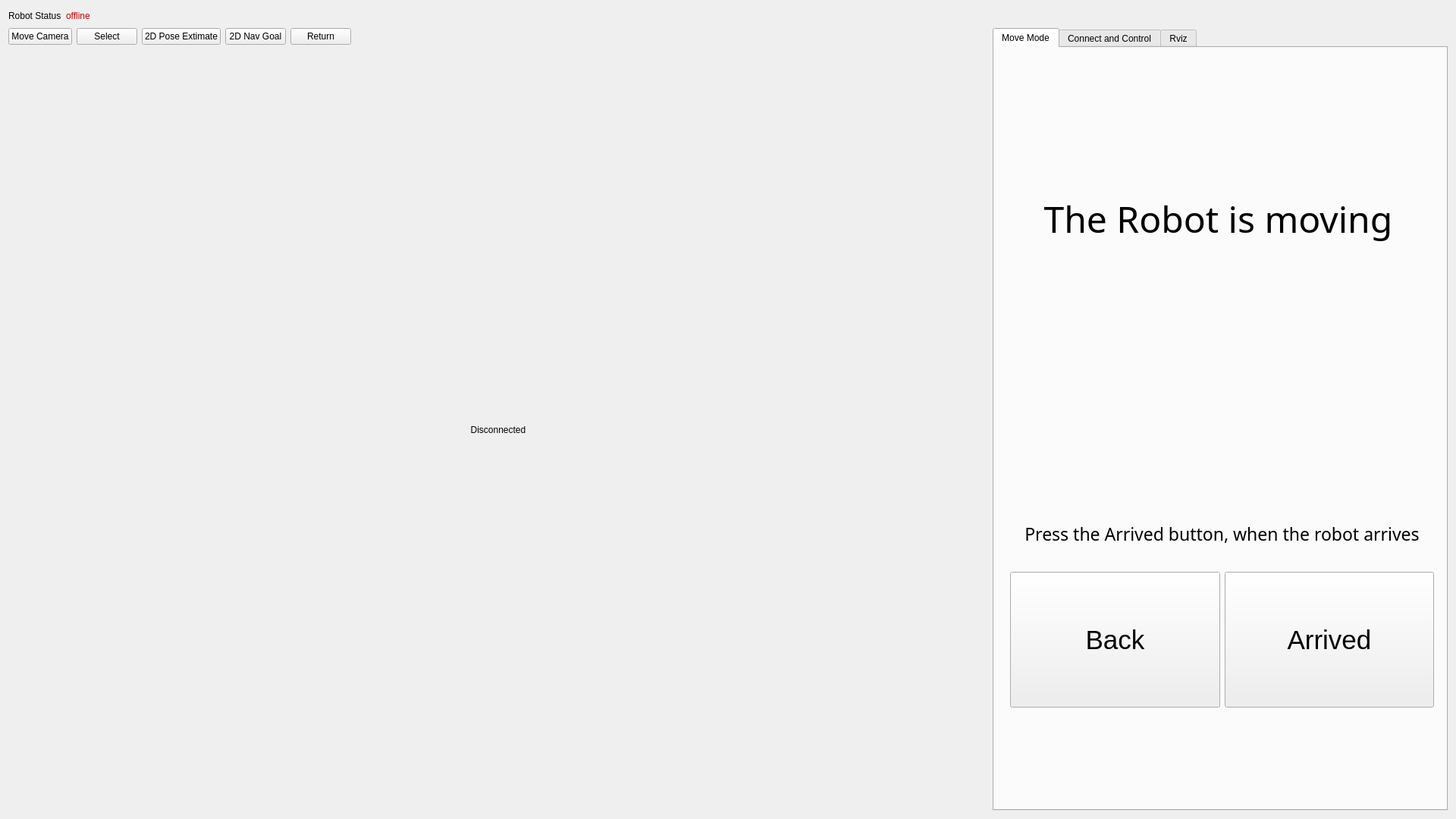
<?xml version="1.0" encoding="UTF-8"?>
<ui version="4.0">
 <class>MainWindow</class>
 <widget class="QMainWindow" name="MainWindow">
  <property name="geometry">
   <rect>
    <x>0</x>
    <y>0</y>
    <width>1920</width>
    <height>1080</height>
   </rect>
  </property>
  <property name="windowTitle">
   <string>ROS_RVIZ_QT</string>
  </property>
  <widget class="QWidget" name="centralWidget">
   <layout class="QGridLayout" name="gridLayout">
    <item row="0" column="0">
     <layout class="QVBoxLayout" name="verticalLayout_2">
      <item>
       <layout class="QHBoxLayout" name="horizontalLayout_2">
        <item>
         <widget class="QLabel" name="robto_status">
          <property name="text">
           <string>Robot Status</string>
          </property>
         </widget>
        </item>
        <item>
         <widget class="QLabel" name="robot_status_ind">
          <property name="text">
           <string>&lt;html&gt;&lt;head/&gt;&lt;body&gt;&lt;p&gt;&lt;span style=&quot; color:#c80003;&quot;&gt;offline&lt;/span&gt;&lt;/p&gt;&lt;/body&gt;&lt;/html&gt;</string>
          </property>
         </widget>
        </item>
        <item>
         <widget class="QLabel" name="robot_status_img">
          <property name="text">
           <string/>
          </property>
          <property name="pixmap">
           <pixmap>../resources/images/offline.png</pixmap>
          </property>
         </widget>
        </item>
        <item>
         <spacer name="horizontalSpacer">
          <property name="orientation">
           <enum>Qt::Horizontal</enum>
          </property>
          <property name="sizeHint" stdset="0">
           <size>
            <width>40</width>
            <height>20</height>
           </size>
          </property>
         </spacer>
        </item>
       </layout>
      </item>
      <item>
       <layout class="QHBoxLayout" name="horizontalLayout_3">
        <item>
         <layout class="QVBoxLayout" name="verticalLayout_3">
          <item>
           <layout class="QVBoxLayout" name="verticalLayout_4">
            <item>
             <layout class="QHBoxLayout" name="horizontalLayout_4">
              <item>
               <widget class="QPushButton" name="move_camera_btn">
                <property name="text">
                 <string>Move Camera</string>
                </property>
                <property name="icon">
                 <iconset>
                  <normaloff>../resources/images/classes/MoveCamera.png</normaloff>../resources/images/classes/MoveCamera.png</iconset>
                </property>
               </widget>
              </item>
              <item>
               <widget class="QPushButton" name="select_btn">
                <property name="text">
                 <string>Select</string>
                </property>
                <property name="icon">
                 <iconset>
                  <normaloff>../resources/images/classes/Select.png</normaloff>../resources/images/classes/Select.png</iconset>
                </property>
               </widget>
              </item>
              <item>
               <widget class="QPushButton" name="set_pos_btn">
                <property name="text">
                 <string>2D Pose Extimate</string>
                </property>
                <property name="icon">
                 <iconset>
                  <normaloff>../resources/images/classes/Pose.png</normaloff>../resources/images/classes/Pose.png</iconset>
                </property>
               </widget>
              </item>
              <item>
               <widget class="QPushButton" name="set_nav_btn">
                <property name="text">
                 <string>2D Nav Goal</string>
                </property>
                <property name="icon">
                 <iconset>
                  <normaloff>../resources/images/classes/SetInitialPose.png</normaloff>../resources/images/classes/SetInitialPose.png</iconset>
                </property>
               </widget>
              </item>
              <item>
               <widget class="QPushButton" name="return_btn">
                <property name="text">
                 <string>Return</string>
                </property>
                <property name="icon">
                 <iconset>
                  <normaloff>../resources/images/return.png</normaloff>../resources/images/return.png</iconset>
                </property>
               </widget>
              </item>
              <item>
               <spacer name="horizontalSpacer_2">
                <property name="orientation">
                 <enum>Qt::Horizontal</enum>
                </property>
                <property name="sizeHint" stdset="0">
                 <size>
                  <width>40</width>
                  <height>20</height>
                 </size>
                </property>
               </spacer>
              </item>
             </layout>
            </item>
            <item>
             <layout class="QVBoxLayout" name="verticalLayout_5">
              <item>
               <widget class="QLabel" name="rviz_map">
                <property name="text">
                 <string>Disconnected</string>
                </property>
                <property name="alignment">
                 <set>Qt::AlignCenter</set>
                </property>
               </widget>
              </item>
             </layout>
            </item>
           </layout>
          </item>
         </layout>
        </item>
        <item>
         <widget class="QTabWidget" name="tabWidget">
          <property name="maximumSize">
           <size>
            <width>600</width>
            <height>16777215</height>
           </size>
          </property>
          <property name="currentIndex">
           <number>0</number>
          </property>
          <widget class="QWidget" name="move_tab">
           <attribute name="title">
            <string>Move Mode</string>
           </attribute>
           <widget class="QWidget" name="horizontalLayoutWidget">
            <property name="geometry">
             <rect>
              <x>10</x>
              <y>680</y>
              <width>581</width>
              <height>201</height>
             </rect>
            </property>
            <layout class="QHBoxLayout" name="horizontalLayout_7">
             <item>
              <widget class="QPushButton" name="pb_back">
               <property name="sizePolicy">
                <sizepolicy hsizetype="Expanding" vsizetype="Expanding">
                 <horstretch>0</horstretch>
                 <verstretch>0</verstretch>
                </sizepolicy>
               </property>
               <property name="maximumSize">
                <size>
                 <width>16777215</width>
                 <height>16777215</height>
                </size>
               </property>
               <property name="font">
                <font>
                 <pointsize>26</pointsize>
                </font>
               </property>
               <property name="text">
                <string>Back</string>
               </property>
              </widget>
             </item>
             <item>
              <widget class="QPushButton" name="pb_arrived">
               <property name="sizePolicy">
                <sizepolicy hsizetype="Expanding" vsizetype="Expanding">
                 <horstretch>0</horstretch>
                 <verstretch>0</verstretch>
                </sizepolicy>
               </property>
               <property name="font">
                <font>
                 <pointsize>26</pointsize>
                </font>
               </property>
               <property name="text">
                <string>Arrived</string>
               </property>
              </widget>
             </item>
            </layout>
           </widget>
           <widget class="QLabel" name="label_3">
            <property name="geometry">
             <rect>
              <x>0</x>
              <y>120</y>
              <width>591</width>
              <height>211</height>
             </rect>
            </property>
            <property name="font">
             <font>
              <family>Sans Serif</family>
              <pointsize>36</pointsize>
              <weight>50</weight>
              <italic>false</italic>
              <bold>false</bold>
              <underline>false</underline>
              <strikeout>false</strikeout>
              <kerning>true</kerning>
             </font>
            </property>
            <property name="toolTip">
             <string>&lt;html&gt;&lt;head/&gt;&lt;body&gt;&lt;p align=&quot;center&quot;&gt;The robot is delivering&lt;/p&gt;&lt;p align=&quot;center&quot;&gt;Please waiting . . .&lt;/p&gt;&lt;/body&gt;&lt;/html&gt;</string>
            </property>
            <property name="whatsThis">
             <string>&lt;html&gt;&lt;head/&gt;&lt;body&gt;&lt;p align=&quot;center&quot;&gt;The robot is delivering&lt;/p&gt;&lt;p align=&quot;center&quot;&gt;Please waiting . . .&lt;/p&gt;&lt;/body&gt;&lt;/html&gt;</string>
            </property>
            <property name="layoutDirection">
             <enum>Qt::LeftToRight</enum>
            </property>
            <property name="styleSheet">
             <string notr="true">font: 36pt &quot;Sans Serif&quot;;</string>
            </property>
            <property name="text">
             <string>The Robot is moving</string>
            </property>
            <property name="alignment">
             <set>Qt::AlignCenter</set>
            </property>
           </widget>
           <widget class="QLabel" name="label_4">
            <property name="geometry">
             <rect>
              <x>10</x>
              <y>560</y>
              <width>581</width>
              <height>161</height>
             </rect>
            </property>
            <property name="font">
             <font>
              <family>Sans Serif</family>
              <pointsize>17</pointsize>
              <weight>50</weight>
              <italic>false</italic>
              <bold>false</bold>
             </font>
            </property>
            <property name="styleSheet">
             <string notr="true">font: 17pt &quot;Sans Serif&quot;;</string>
            </property>
            <property name="text">
             <string>Press the Arrived button, when the robot arrives</string>
            </property>
            <property name="alignment">
             <set>Qt::AlignCenter</set>
            </property>
           </widget>
          </widget>
          <widget class="QWidget" name="connect_tab">
           <attribute name="title">
            <string>Connect and Control</string>
           </attribute>
           <layout class="QVBoxLayout" name="verticalLayout_9">
            <item>
             <layout class="QVBoxLayout" name="verticalLayout_8">
              <item>
               <widget class="QGroupBox" name="groupBox">
                <property name="title">
                 <string>Master node configuration</string>
                </property>
                <layout class="QGridLayout" name="gridLayout_2">
                 <item row="3" column="0" colspan="3">
                  <widget class="QLineEdit" name="line_edit_host">
                   <property name="text">
                    <string>192.168.1.67</string>
                   </property>
                  </widget>
                 </item>
                 <item row="7" column="1">
                  <widget class="QPushButton" name="button_disconnect">
                   <property name="text">
                    <string>🔗 disconnect</string>
                   </property>
                  </widget>
                 </item>
                 <item row="4" column="0" colspan="3">
                  <widget class="QCheckBox" name="checkbox_use_environment">
                   <property name="layoutDirection">
                    <enum>Qt::RightToLeft</enum>
                   </property>
                   <property name="text">
                    <string>Use environment variables</string>
                   </property>
                  </widget>
                 </item>
                 <item row="5" column="0" colspan="3">
                  <widget class="QCheckBox" name="checkbox_remember_settings">
                   <property name="layoutDirection">
                    <enum>Qt::RightToLeft</enum>
                   </property>
                   <property name="text">
                    <string>Automatic connect to master</string>
                   </property>
                  </widget>
                 </item>
                 <item row="7" column="2">
                  <widget class="QPushButton" name="button_connect">
                   <property name="enabled">
                    <bool>true</bool>
                   </property>
                   <property name="sizePolicy">
                    <sizepolicy hsizetype="MinimumExpanding" vsizetype="Fixed">
                     <horstretch>0</horstretch>
                     <verstretch>0</verstretch>
                    </sizepolicy>
                   </property>
                   <property name="toolTip">
                    <string>Set the target to the current joint trajectory state.</string>
                   </property>
                   <property name="statusTip">
                    <string>Clear all waypoints and set the target to the current joint trajectory state.</string>
                   </property>
                   <property name="text">
                    <string>connect</string>
                   </property>
                   <property name="icon">
                    <iconset>
                     <normaloff>../resources/images/line.png</normaloff>../resources/images/line.png</iconset>
                   </property>
                  </widget>
                 </item>
                 <item row="2" column="0">
                  <widget class="QLabel" name="label_2">
                   <property name="maximumSize">
                    <size>
                     <width>100</width>
                     <height>32</height>
                    </size>
                   </property>
                   <property name="frameShape">
                    <enum>QFrame::StyledPanel</enum>
                   </property>
                   <property name="frameShadow">
                    <enum>QFrame::Raised</enum>
                   </property>
                   <property name="text">
                    <string>Native IP</string>
                   </property>
                  </widget>
                 </item>
                 <item row="1" column="0" colspan="3">
                  <widget class="QLineEdit" name="line_edit_master">
                   <property name="text">
                    <string>http://192.168.1.2:11311/</string>
                   </property>
                  </widget>
                 </item>
                 <item row="0" column="0">
                  <widget class="QLabel" name="label">
                   <property name="minimumSize">
                    <size>
                     <width>100</width>
                     <height>32</height>
                    </size>
                   </property>
                   <property name="maximumSize">
                    <size>
                     <width>150</width>
                     <height>32</height>
                    </size>
                   </property>
                   <property name="frameShape">
                    <enum>QFrame::StyledPanel</enum>
                   </property>
                   <property name="frameShadow">
                    <enum>QFrame::Raised</enum>
                   </property>
                   <property name="text">
                    <string>Master node address</string>
                   </property>
                  </widget>
                 </item>
                </layout>
               </widget>
              </item>
             </layout>
            </item>
            <item>
             <layout class="QVBoxLayout" name="verticalLayout_14">
              <item>
               <layout class="QGridLayout" name="gridLayout_7" rowstretch="0,0,0,0,0" columnminimumwidth="0,0,0">
                <property name="sizeConstraint">
                 <enum>QLayout::SetMaximumSize</enum>
                </property>
                <property name="margin">
                 <number>10</number>
                </property>
                <property name="horizontalSpacing">
                 <number>6</number>
                </property>
                <item row="3" column="2">
                 <widget class="QLabel" name="label_ang">
                  <property name="text">
                   <string>100               </string>
                  </property>
                 </widget>
                </item>
                <item row="0" column="2">
                 <widget class="QPushButton" name="pushButton_o">
                  <property name="styleSheet">
                   <string notr="true">QPushButton#pushButton_o:pressed{background-color:rgb(239, 41, 41)}</string>
                  </property>
                  <property name="text">
                   <string>o</string>
                  </property>
                  <property name="shortcut">
                   <string>O</string>
                  </property>
                 </widget>
                </item>
                <item row="2" column="1">
                 <widget class="QPushButton" name="pushButton_back">
                  <property name="styleSheet">
                   <string notr="true">QPushButton#pushButton_back:pressed{background-color:rgb(239, 41, 41)}</string>
                  </property>
                  <property name="text">
                   <string>,</string>
                  </property>
                  <property name="shortcut">
                   <string>,</string>
                  </property>
                 </widget>
                </item>
                <item row="3" column="1">
                 <widget class="QSlider" name="horizontalSlider_ang">
                  <property name="maximum">
                   <number>100</number>
                  </property>
                  <property name="value">
                   <number>100</number>
                  </property>
                  <property name="orientation">
                   <enum>Qt::Horizontal</enum>
                  </property>
                 </widget>
                </item>
                <item row="3" column="0">
                 <widget class="QLabel" name="label_15">
                  <property name="text">
                   <string>Ang vel(cm/s)：</string>
                  </property>
                 </widget>
                </item>
                <item row="1" column="2">
                 <widget class="QPushButton" name="pushButton_l">
                  <property name="styleSheet">
                   <string notr="true">QPushButton#pushButton_l:pressed{background-color:rgb(239, 41, 41)}</string>
                  </property>
                  <property name="text">
                   <string>l</string>
                  </property>
                  <property name="shortcut">
                   <string>L</string>
                  </property>
                 </widget>
                </item>
                <item row="1" column="0">
                 <widget class="QPushButton" name="pushButton_j">
                  <property name="styleSheet">
                   <string notr="true">QPushButton#pushButton_j:pressed{background-color:rgb(239, 41, 41)}</string>
                  </property>
                  <property name="text">
                   <string>j</string>
                  </property>
                  <property name="shortcut">
                   <string>J</string>
                  </property>
                 </widget>
                </item>
                <item row="0" column="0">
                 <widget class="QPushButton" name="pushButton_u">
                  <property name="minimumSize">
                   <size>
                    <width>0</width>
                    <height>0</height>
                   </size>
                  </property>
                  <property name="maximumSize">
                   <size>
                    <width>16777215</width>
                    <height>50</height>
                   </size>
                  </property>
                  <property name="styleSheet">
                   <string notr="true">QPushButton#pushButton_u:pressed{background-color:rgb(239, 41, 41)}</string>
                  </property>
                  <property name="text">
                   <string>u</string>
                  </property>
                  <property name="shortcut">
                   <string>U</string>
                  </property>
                 </widget>
                </item>
                <item row="2" column="0">
                 <widget class="QPushButton" name="pushButton_m">
                  <property name="styleSheet">
                   <string notr="true">QPushButton#pushButton_m:pressed{background-color:rgb(239, 41, 41)}</string>
                  </property>
                  <property name="text">
                   <string>m</string>
                  </property>
                  <property name="shortcut">
                   <string>M</string>
                  </property>
                 </widget>
                </item>
                <item row="2" column="2">
                 <widget class="QPushButton" name="pushButton_backr">
                  <property name="styleSheet">
                   <string notr="true">QPushButton#pushButton_backr:pressed{background-color:rgb(239, 41, 41)}</string>
                  </property>
                  <property name="text">
                   <string>.</string>
                  </property>
                  <property name="shortcut">
                   <string>.</string>
                  </property>
                 </widget>
                </item>
                <item row="4" column="0">
                 <widget class="QLabel" name="label_10">
                  <property name="text">
                   <string>Line speed(cm/s)：</string>
                  </property>
                 </widget>
                </item>
                <item row="4" column="1">
                 <widget class="QSlider" name="horizontalSlider_lin">
                  <property name="maximum">
                   <number>100</number>
                  </property>
                  <property name="singleStep">
                   <number>1</number>
                  </property>
                  <property name="value">
                   <number>50</number>
                  </property>
                  <property name="orientation">
                   <enum>Qt::Horizontal</enum>
                  </property>
                 </widget>
                </item>
                <item row="4" column="2">
                 <widget class="QLabel" name="label_lin">
                  <property name="text">
                   <string>50</string>
                  </property>
                 </widget>
                </item>
                <item row="0" column="1">
                 <widget class="QPushButton" name="pushButton_i">
                  <property name="styleSheet">
                   <string notr="true">QPushButton#pushButton_u:pressed{background-color:rgb(239, 41, 41)}</string>
                  </property>
                  <property name="text">
                   <string>i</string>
                  </property>
                  <property name="shortcut">
                   <string>I</string>
                  </property>
                 </widget>
                </item>
                <item row="1" column="1">
                 <layout class="QHBoxLayout" name="horizontalLayout">
                  <item>
                   <widget class="QCheckBox" name="checkBox_use_all">
                    <property name="font">
                     <font>
                      <pointsize>10</pointsize>
                     </font>
                    </property>
                    <property name="text">
                     <string>Omni mode (A)</string>
                    </property>
                    <property name="shortcut">
                     <string>A</string>
                    </property>
                   </widget>
                  </item>
                  <item>
                   <widget class="QPushButton" name="pushButton_k">
                    <property name="text">
                     <string>k</string>
                    </property>
                    <property name="shortcut">
                     <string>K</string>
                    </property>
                   </widget>
                  </item>
                 </layout>
                </item>
               </layout>
              </item>
             </layout>
            </item>
           </layout>
          </widget>
          <widget class="QWidget" name="rviz">
           <attribute name="title">
            <string>Rviz</string>
           </attribute>
           <layout class="QVBoxLayout" name="verticalLayout_11">
            <item>
             <layout class="QVBoxLayout" name="verticalLayout_10">
              <item>
               <layout class="QHBoxLayout" name="horizontalLayout_6">
                <item>
                 <widget class="QLabel" name="label_12">
                  <property name="maximumSize">
                   <size>
                    <width>16</width>
                    <height>16</height>
                   </size>
                  </property>
                  <property name="text">
                   <string/>
                  </property>
                  <property name="pixmap">
                   <pixmap>../resources/images/classes/Displays.svg</pixmap>
                  </property>
                 </widget>
                </item>
                <item>
                 <widget class="QLabel" name="label_13">
                  <property name="text">
                   <string>Displays</string>
                  </property>
                 </widget>
                </item>
               </layout>
              </item>
              <item>
               <widget class="QTreeView" name="rviz_treeview"/>
              </item>
              <item>
               <layout class="QHBoxLayout" name="horizontalLayout_5">
                <item>
                 <widget class="QPushButton" name="add_topic">
                  <property name="enabled">
                   <bool>false</bool>
                  </property>
                  <property name="text">
                   <string>Add</string>
                  </property>
                 </widget>
                </item>
                <item>
                 <widget class="QPushButton" name="remove_topic">
                  <property name="enabled">
                   <bool>false</bool>
                  </property>
                  <property name="text">
                   <string>Remove</string>
                  </property>
                 </widget>
                </item>
                <item>
                 <widget class="QPushButton" name="rename_topic">
                  <property name="enabled">
                   <bool>false</bool>
                  </property>
                  <property name="text">
                   <string>Rename</string>
                  </property>
                 </widget>
                </item>
               </layout>
              </item>
              <item>
               <layout class="QGridLayout" name="gridLayout_10">
                <item row="0" column="0">
                 <widget class="QPushButton" name="rviz_import">
                  <property name="enabled">
                   <bool>false</bool>
                  </property>
                  <property name="text">
                   <string>import configuration</string>
                  </property>
                 </widget>
                </item>
                <item row="0" column="1">
                 <widget class="QPushButton" name="rviz_export">
                  <property name="enabled">
                   <bool>false</bool>
                  </property>
                  <property name="text">
                   <string>export configuration</string>
                  </property>
                 </widget>
                </item>
               </layout>
              </item>
             </layout>
            </item>
           </layout>
          </widget>
         </widget>
        </item>
       </layout>
      </item>
     </layout>
    </item>
   </layout>
  </widget>
 </widget>
 <layoutdefault spacing="6" margin="11"/>
 <resources/>
 <connections/>
</ui>
